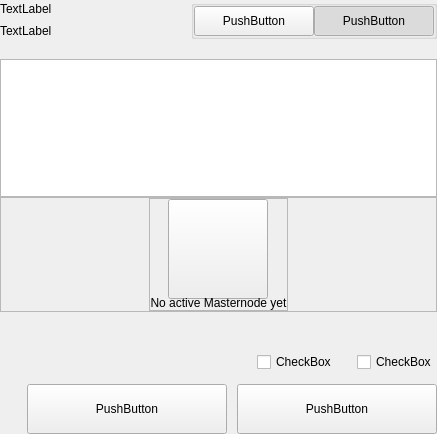
<?xml version="1.0" encoding="UTF-8"?>
<ui version="4.0">
 <class>SettingsMultisendWidget</class>
 <widget class="QWidget" name="SettingsMultisendWidget">
  <property name="geometry">
   <rect>
    <x>0</x>
    <y>0</y>
    <width>437</width>
    <height>434</height>
   </rect>
  </property>
  <property name="windowTitle">
   <string>Form</string>
  </property>
  <layout class="QVBoxLayout" name="verticalLayout">
   <property name="spacing">
    <number>0</number>
   </property>
   <property name="leftMargin">
    <number>0</number>
   </property>
   <property name="topMargin">
    <number>0</number>
   </property>
   <property name="rightMargin">
    <number>0</number>
   </property>
   <property name="bottomMargin">
    <number>0</number>
   </property>
   <item>
    <widget class="QWidget" name="left" native="true">
     <layout class="QVBoxLayout" name="verticalLayout_2">
      <property name="leftMargin">
       <number>0</number>
      </property>
      <property name="topMargin">
       <number>0</number>
      </property>
      <property name="rightMargin">
       <number>0</number>
      </property>
      <property name="bottomMargin">
       <number>0</number>
      </property>
      <item>
       <layout class="QVBoxLayout" name="verticalLayout_3">
        <property name="spacing">
         <number>0</number>
        </property>
        <item>
         <widget class="QWidget" name="containerTitle" native="true">
          <layout class="QHBoxLayout" name="horizontalLayout_3" stretch="4,1">
           <property name="spacing">
            <number>40</number>
           </property>
           <property name="leftMargin">
            <number>0</number>
           </property>
           <property name="topMargin">
            <number>0</number>
           </property>
           <property name="rightMargin">
            <number>0</number>
           </property>
           <property name="bottomMargin">
            <number>0</number>
           </property>
           <item>
            <layout class="QVBoxLayout" name="verticalLayoutTitle">
             <property name="spacing">
              <number>5</number>
             </property>
             <item>
              <widget class="QLabel" name="labelTitle">
               <property name="text">
                <string>TextLabel</string>
               </property>
              </widget>
             </item>
             <item>
              <widget class="QLabel" name="labelSubtitle1">
               <property name="text">
                <string>TextLabel</string>
               </property>
               <property name="wordWrap">
                <bool>true</bool>
               </property>
              </widget>
             </item>
            </layout>
           </item>
           <item alignment="Qt::AlignTop">
            <widget class="QGroupBox" name="groupBox">
             <property name="title">
              <string/>
             </property>
             <property name="alignment">
              <set>Qt::AlignLeading|Qt::AlignLeft|Qt::AlignTop</set>
             </property>
             <layout class="QHBoxLayout" name="horizontalLayout_4">
              <property name="spacing">
               <number>0</number>
              </property>
              <property name="leftMargin">
               <number>0</number>
              </property>
              <property name="topMargin">
               <number>0</number>
              </property>
              <property name="rightMargin">
               <number>0</number>
              </property>
              <property name="bottomMargin">
               <number>0</number>
              </property>
              <item>
               <widget class="QPushButton" name="pushLeft">
                <property name="minimumSize">
                 <size>
                  <width>120</width>
                  <height>30</height>
                 </size>
                </property>
                <property name="maximumSize">
                 <size>
                  <width>120</width>
                  <height>30</height>
                 </size>
                </property>
                <property name="text">
                 <string>PushButton</string>
                </property>
                <property name="checkable">
                 <bool>true</bool>
                </property>
                <property name="autoExclusive">
                 <bool>true</bool>
                </property>
               </widget>
              </item>
              <item>
               <widget class="QPushButton" name="pushRight">
                <property name="minimumSize">
                 <size>
                  <width>120</width>
                  <height>30</height>
                 </size>
                </property>
                <property name="maximumSize">
                 <size>
                  <width>120</width>
                  <height>30</height>
                 </size>
                </property>
                <property name="text">
                 <string>PushButton</string>
                </property>
                <property name="checkable">
                 <bool>true</bool>
                </property>
                <property name="checked">
                 <bool>true</bool>
                </property>
                <property name="autoExclusive">
                 <bool>true</bool>
                </property>
               </widget>
              </item>
             </layout>
            </widget>
           </item>
          </layout>
         </widget>
        </item>
        <item>
         <spacer name="verticalSpacer_2">
          <property name="orientation">
           <enum>Qt::Vertical</enum>
          </property>
          <property name="sizeType">
           <enum>QSizePolicy::Fixed</enum>
          </property>
          <property name="sizeHint" stdset="0">
           <size>
            <width>20</width>
            <height>20</height>
           </size>
          </property>
         </spacer>
        </item>
        <item>
         <widget class="QListView" name="listView">
          <property name="selectionMode">
           <enum>QAbstractItemView::NoSelection</enum>
          </property>
         </widget>
        </item>
        <item>
         <widget class="QFrame" name="emptyContainer">
          <property name="minimumSize">
           <size>
            <width>0</width>
            <height>100</height>
           </size>
          </property>
          <property name="frameShape">
           <enum>QFrame::StyledPanel</enum>
          </property>
          <property name="frameShadow">
           <enum>QFrame::Raised</enum>
          </property>
          <layout class="QVBoxLayout" name="verticalLayout_4" stretch="1,8">
           <property name="spacing">
            <number>0</number>
           </property>
           <property name="leftMargin">
            <number>0</number>
           </property>
           <property name="topMargin">
            <number>0</number>
           </property>
           <property name="rightMargin">
            <number>0</number>
           </property>
           <property name="bottomMargin">
            <number>0</number>
           </property>
           <item>
            <spacer name="verticalSpacer">
             <property name="orientation">
              <enum>Qt::Vertical</enum>
             </property>
             <property name="sizeHint" stdset="0">
              <size>
               <width>20</width>
               <height>20</height>
              </size>
             </property>
            </spacer>
           </item>
           <item alignment="Qt::AlignHCenter|Qt::AlignVCenter">
            <widget class="QFrame" name="emptyScreen">
             <property name="sizePolicy">
              <sizepolicy hsizetype="Expanding" vsizetype="Expanding">
               <horstretch>0</horstretch>
               <verstretch>0</verstretch>
              </sizepolicy>
             </property>
             <property name="frameShape">
              <enum>QFrame::StyledPanel</enum>
             </property>
             <property name="frameShadow">
              <enum>QFrame::Raised</enum>
             </property>
             <layout class="QVBoxLayout" name="verticalLayout_5">
              <property name="spacing">
               <number>30</number>
              </property>
              <property name="leftMargin">
               <number>0</number>
              </property>
              <property name="topMargin">
               <number>0</number>
              </property>
              <property name="rightMargin">
               <number>0</number>
              </property>
              <property name="bottomMargin">
               <number>0</number>
              </property>
              <item alignment="Qt::AlignHCenter|Qt::AlignVCenter">
               <widget class="QPushButton" name="pushImgEmpty">
                <property name="minimumSize">
                 <size>
                  <width>100</width>
                  <height>100</height>
                 </size>
                </property>
                <property name="maximumSize">
                 <size>
                  <width>100</width>
                  <height>100</height>
                 </size>
                </property>
                <property name="text">
                 <string/>
                </property>
                <property name="iconSize">
                 <size>
                  <width>100</width>
                  <height>100</height>
                 </size>
                </property>
               </widget>
              </item>
              <item alignment="Qt::AlignHCenter|Qt::AlignVCenter">
               <widget class="QLabel" name="labelEmpty">
                <property name="styleSheet">
                 <string notr="true"/>
                </property>
                <property name="text">
                 <string>No active Masternode yet</string>
                </property>
                <property name="alignment">
                 <set>Qt::AlignCenter</set>
                </property>
               </widget>
              </item>
             </layout>
            </widget>
           </item>
          </layout>
         </widget>
        </item>
        <item>
         <spacer name="verticalSpacer_4">
          <property name="orientation">
           <enum>Qt::Vertical</enum>
          </property>
          <property name="sizeType">
           <enum>QSizePolicy::Fixed</enum>
          </property>
          <property name="sizeHint" stdset="0">
           <size>
            <width>20</width>
            <height>40</height>
           </size>
          </property>
         </spacer>
        </item>
        <item>
         <layout class="QHBoxLayout" name="horizontalLayout_5" stretch="0,0,0,0">
          <property name="spacing">
           <number>0</number>
          </property>
          <item>
           <spacer name="horizontalSpacer">
            <property name="orientation">
             <enum>Qt::Horizontal</enum>
            </property>
            <property name="sizeHint" stdset="0">
             <size>
              <width>40</width>
              <height>20</height>
             </size>
            </property>
           </spacer>
          </item>
          <item>
           <widget class="QCheckBox" name="checkBoxStake">
            <property name="text">
             <string>CheckBox</string>
            </property>
           </widget>
          </item>
          <item>
           <spacer name="horizontalSpacer_2">
            <property name="orientation">
             <enum>Qt::Horizontal</enum>
            </property>
            <property name="sizeType">
             <enum>QSizePolicy::Fixed</enum>
            </property>
            <property name="sizeHint" stdset="0">
             <size>
              <width>20</width>
              <height>20</height>
             </size>
            </property>
           </spacer>
          </item>
          <item>
           <widget class="QCheckBox" name="checkBoxRewards">
            <property name="sizePolicy">
             <sizepolicy hsizetype="Minimum" vsizetype="Fixed">
              <horstretch>0</horstretch>
              <verstretch>0</verstretch>
             </sizepolicy>
            </property>
            <property name="text">
             <string>CheckBox</string>
            </property>
           </widget>
          </item>
         </layout>
        </item>
        <item>
         <spacer name="verticalSpacer_3">
          <property name="orientation">
           <enum>Qt::Vertical</enum>
          </property>
          <property name="sizeType">
           <enum>QSizePolicy::Fixed</enum>
          </property>
          <property name="sizeHint" stdset="0">
           <size>
            <width>20</width>
            <height>12</height>
           </size>
          </property>
         </spacer>
        </item>
        <item>
         <layout class="QHBoxLayout" name="horizontalLayout_7">
          <item>
           <spacer name="horizontalSpacer_3">
            <property name="orientation">
             <enum>Qt::Horizontal</enum>
            </property>
            <property name="sizeType">
             <enum>QSizePolicy::Expanding</enum>
            </property>
            <property name="sizeHint" stdset="0">
             <size>
              <width>40</width>
              <height>20</height>
             </size>
            </property>
           </spacer>
          </item>
          <item>
           <widget class="QPushButton" name="pushButtonClear">
            <property name="minimumSize">
             <size>
              <width>200</width>
              <height>50</height>
             </size>
            </property>
            <property name="text">
             <string>PushButton</string>
            </property>
           </widget>
          </item>
          <item>
           <spacer name="horizontalSpacer_4">
            <property name="orientation">
             <enum>Qt::Horizontal</enum>
            </property>
            <property name="sizeType">
             <enum>QSizePolicy::Fixed</enum>
            </property>
            <property name="sizeHint" stdset="0">
             <size>
              <width>10</width>
              <height>20</height>
             </size>
            </property>
           </spacer>
          </item>
          <item>
           <widget class="QPushButton" name="pushButtonSave">
            <property name="minimumSize">
             <size>
              <width>200</width>
              <height>50</height>
             </size>
            </property>
            <property name="maximumSize">
             <size>
              <width>200</width>
              <height>50</height>
             </size>
            </property>
            <property name="text">
             <string>PushButton</string>
            </property>
           </widget>
          </item>
         </layout>
        </item>
       </layout>
      </item>
     </layout>
    </widget>
   </item>
  </layout>
 </widget>
 <resources/>
 <connections/>
</ui>
